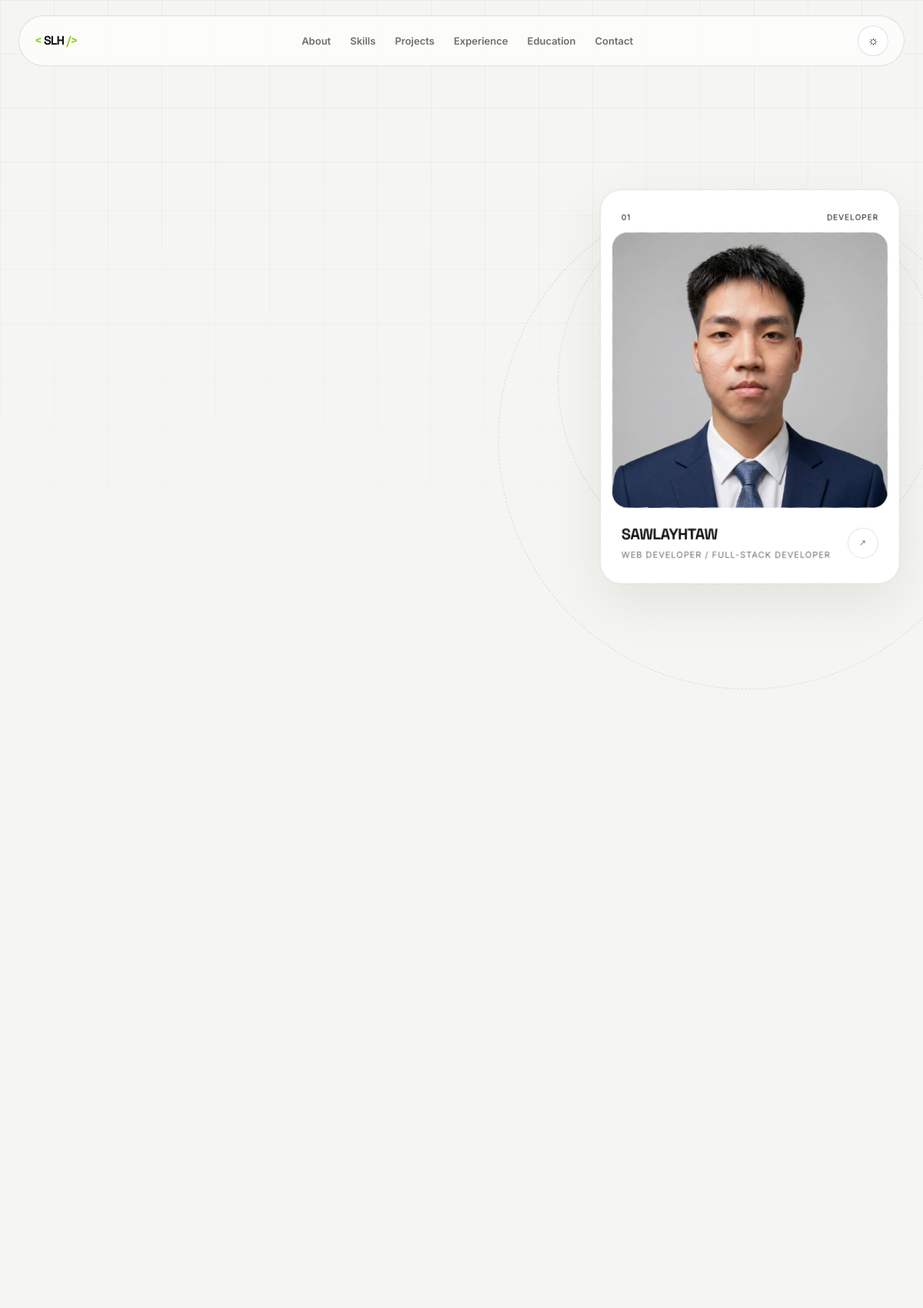
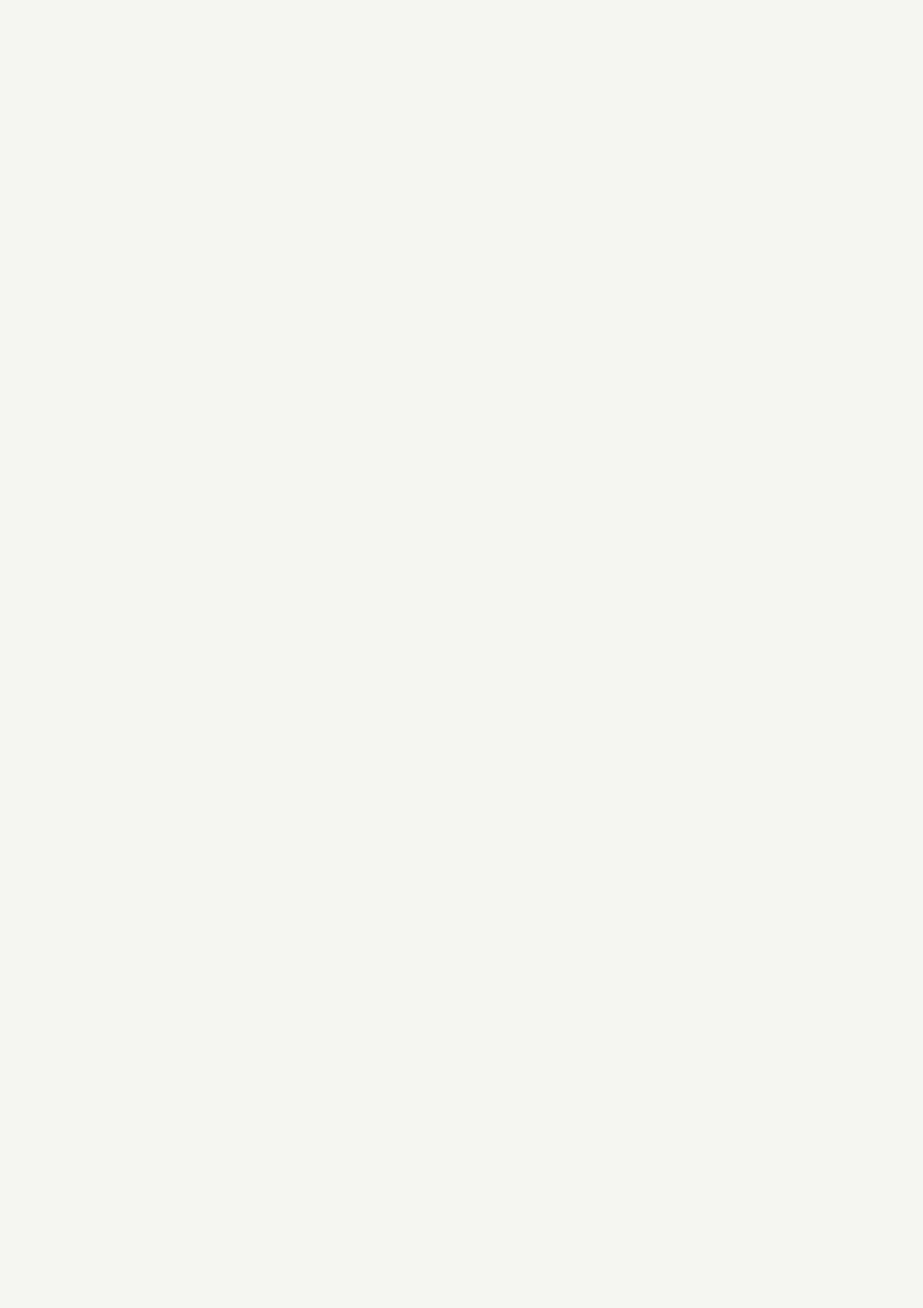
The page / (upper part) on the database its author committed (2 pictures, top to bottom).
### tables this page shows
CREATE TABLE profile (
    id INT UNSIGNED AUTO_INCREMENT PRIMARY KEY,
    full_name VARCHAR(150) NOT NULL,
    role VARCHAR(150) NOT NULL,
    summary TEXT,
    phone VARCHAR(50),
    email VARCHAR(150),
    location VARCHAR(150),
    portfolio_url VARCHAR(255),
    github_url VARCHAR(255),
    profile_image VARCHAR(255) DEFAULT 'assets/images/profile.jpeg',
    cv_file VARCHAR(255) DEFAULT 'assets/cv/cv.pdf',
    updated_at TIMESTAMP DEFAULT CURRENT_TIMESTAMP
        ON UPDATE CURRENT_TIMESTAMP
);

### index.php (called while the page is built, shortened)
<?php
require_once __DIR__ . '/includes/functions.php';
$profile = db_one(
    "SELECT * FROM profile ORDER BY id ASC LIMIT 1"
);
require_once __DIR__ . '/includes/header.php';
require_once __DIR__ . '/includes/navbar.php';
require_once __DIR__ . '/sections/hero.php';
require_once __DIR__ . '/sections/about.php';
require_once __DIR__ . '/sections/skills.php';
require_once __DIR__ . '/sections/projects.php';
require_once __DIR__ . '/includes/footer.php';

### config/database.php (called while the page is built, shortened)
<?php
function db(): PDO
{
    static $pdo = null;
    if ($pdo instanceof PDO) {
        return $pdo;
    }
    try {
        $pdo = new PDO(
            'mysql:host=' . DB_HOST . ';dbname=' . DB_NAME . ';charset=utf8mb4',
            DB_USER,
            DB_PASS,
            [
                PDO::ATTR_ERRMODE => PDO::ERRMODE_EXCEPTION,
                PDO::ATTR_DEFAULT_FETCH_MODE => PDO::FETCH_ASSOC,
                PDO::ATTR_EMULATE_PREPARES => false,
            ]
        );
        return $pdo;
    } catch (PDOException $e) {
        die(
            '<div style="
                font-family:Arial;
                max-width:700px;
                margin:80px auto;
                padding:30px;
                border:1px solid #ddd;
                border-radius:15px;
            ">
                <h2>Database Connection Error</h2>
                <p>Please check <strong>config/config.php</strong>.</p>
                <p>Also make sure MySQL is running and <strong>database/schema.sql</strong> has been imported.</p>
            </div>'
        );
    }
}

### includes/functions.php (called while the page is built, shortened)
<?php
require_once __DIR__ . '/../config/database.php';
function e(?string $value): string
{
    return htmlspecialchars($value ?? '', ENT_QUOTES, 'UTF-8');
}
function url(string $path = ''): string
{
    return BASE_URL . ltrim($path, '/');
}
function db_one(
    string $sql,
    array $params = []
): ?array {
    $stmt = db()->prepare($sql);
    $stmt->execute($params);
    $result = $stmt->fetch();
    return $result ?: null;
}

### sections/projects.php (the view, shortened to what this page needs)
<section
    class="section projects-section"
    id="projects"
>
    <div class="container">
        <div class="projects-grid">
        </div>
    </div>
</section>

### sections/hero.php (shortened to what this page needs)
<section class="hero section">
    <div class="hero-grid"></div>
    <div class="container hero-inner">
        <div class="hero-profile reveal">
            <div class="profile-card">
                <div class="profile-card-top">
                    <span>01</span>
                    <span>DEVELOPER</span>
                </div>
                <div class="profile-image-wrap">
                    <img
                        src="<?= e(
                            url(
                                $profile['profile_image']
                                ?: 'assets/images/profile.jpg'
                            )
                        ) ?>?v=<?= e(
                            (string) (
                                $profile['updated_at']
                                ?? time()
                            )
                        ) ?>"
                        alt="<?= e($profile['full_name']) ?>"
                    >
                </div>
                <div class="profile-card-bottom">
                    <div>
                        <strong><?= e($profile['full_name'] ?? 'SAWLAYHTAW') ?></strong>
                        <span><?= e($profile['role'] ?? '') ?></span>
                    </div>
                    <span class="profile-arrow">↗</span>
                </div>
            </div>
        </div>
    </div>
</section>

### assets/css/style.css (style rules this page uses)
:root { --bg: #f5f5f2; --surface: #ffffff; --surface-2: #eeeeea; --text: #111111; --muted: #6d6d6d; --border: rgba(17,17,17,.12); --accent: #b7ff3c; --accent-dark: #8fcf19; --shadow: 0 25px 70px rgba(0,0,0,.08); --container: 1180px; --radius: 22px; --font-main: "Inter", sans-serif; --font-display: "Space Grotesk", sans-serif; }
* { margin: 0; padding: 0; box-sizing: border-box; }
html { scroll-behavior: smooth; }
body { background: var(--bg); color: var(--text); font-family: var(--font-main); line-height: 1.6; overflow-x: hidden; }
img { max-width: 100%; display: block; }
.container { width: min( calc(100% - 48px), var(--container) ); margin-inline: auto; }
.section { padding: 120px 0; position: relative; }
.hero { min-height: 100vh; padding-top: 160px; display: flex; align-items: center; overflow: hidden; }
.hero-grid { position: absolute; inset: 0; background-image: linear-gradient( var(--border) 1px, transparent 1px ), linear-gradient( 90deg, var(--border) 1px, transparent 1px ); background-size: 70px 70px; mask-image: linear-gradient( to bottom, black, transparent 90% ); opacity: .35; }
.hero-inner { position: relative; display: grid; grid-template-columns: 1.25fr .75fr; align-items: center; gap: 80px; }
.hero-profile { position: relative; display: flex; justify-content: center; }
.profile-card { position: relative; width: min(390px, 100%); background: var(--surface); border: 1px solid var(--border); border-radius: 28px; padding: 15px; box-shadow: var(--shadow); transform: rotate(-2deg); transition: transform .5s ease; }
.profile-card-top, .profile-card-bottom { display: flex; align-items: center; justify-content: space-between; font-size: 10px; letter-spacing: .1em; text-transform: uppercase; padding: 12px; }
.profile-card-bottom { padding: 18px 12px 12px; }
.profile-card-bottom div { display: flex; flex-direction: column; }
.profile-card-bottom strong { font-family: var(--font-display); font-size: 20px; letter-spacing: -.03em; }
.profile-card-bottom span { color: var(--muted); font-size: 11px; margin-top: 3px; }
.profile-arrow { width: 40px; height: 40px; border: 1px solid var(--border); border-radius: 50%; display: grid; place-items: center; }
.profile-image-wrap { position: relative; overflow: hidden; border-radius: 20px; background: var(--surface-2); }
.projects-grid { display: grid; grid-template-columns: repeat(2, 1fr); gap: 18px; }

### assets/css/animations.css (style rules this page uses)
.reveal { opacity: 0; transform: translate3d(0, 22px, 0); transition: opacity .45s ease, transform .45s cubic-bezier(.2,.8,.2,1); will-change: opacity, transform; }
.hero-profile { opacity: 0; animation: profileReveal .65s cubic-bezier(.2,.8,.2,1) .15s forwards; }

### rows shown on the page
profile: profile_image+updated_at (placeholder picture), full_name "SAWLAYHTAW", role "WEB DEVELOPER / FULL-STACK DEVELOPER"
